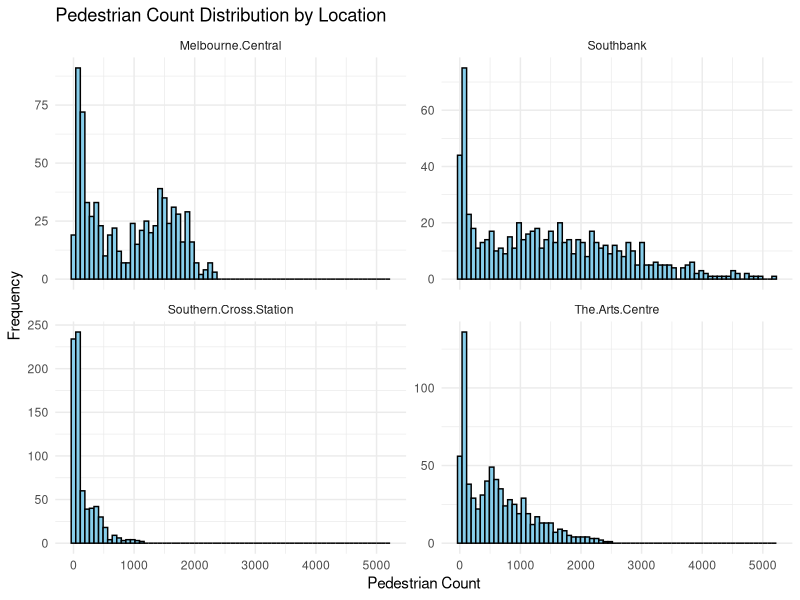
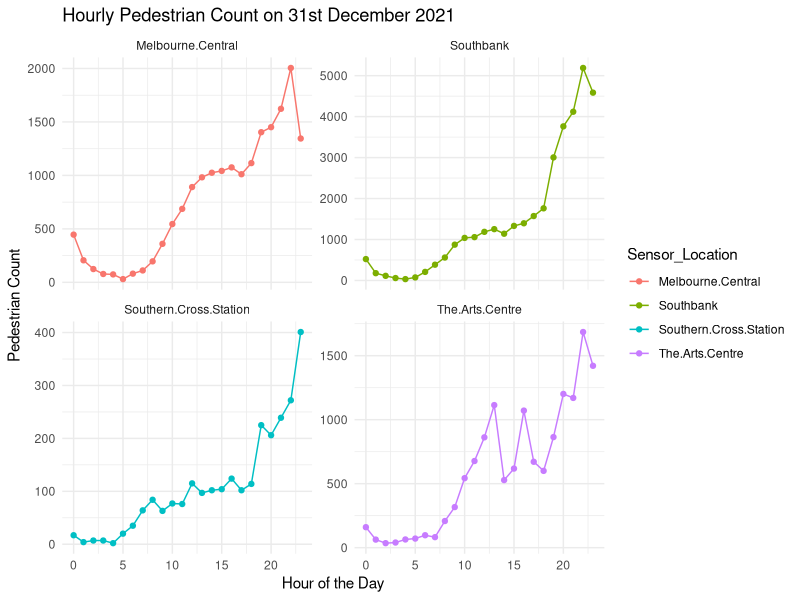

Generate these figures, in order, with R:
# Set working directory
setwd("C:/Monash/FIT3152")

# Load the given data
hourly_pedestrain_act_data_dec <- read.csv("Ped_Count_December_Long.csv")

################################################################################
################################################################################

# Basic summary of the data
summary(hourly_pedestrain_act_data_dec)
head(hourly_pedestrain_act_data_dec)
length(hourly_pedestrain_act_data_dec)
unique(hourly_pedestrain_act_data_dec$Sensor_Location)
# Install ggplot2 library
library(ggplot2)

# Histogram
# First, filter the data to only contain the 4 location
filtered_data <- hourly_pedestrain_act_data_dec[
  hourly_pedestrain_act_data_dec$Sensor_Location == "Melbourne.Central" |
    hourly_pedestrain_act_data_dec$Sensor_Location == "Southern.Cross.Station" |
    hourly_pedestrain_act_data_dec$Sensor_Location == "Southbank" |
    hourly_pedestrain_act_data_dec$Sensor_Location == "The.Arts.Centre", ]
filtered_data

# Plot the faceted histogram
ggplot(filtered_data, aes(x = Count)) + 
  geom_histogram(bins = 70, fill = "skyblue", color = "black") +  # Adjust the number of bins as needed
  facet_wrap(~ Sensor_Location, scales = "free_y") +  # Use scales = "free_y" to adjust y scales independently
  theme_minimal() + 
  labs(title = "Pedestrian Count Distribution by Location",
       x = "Pedestrian Count",
       y = "Frequency")

################################################################################
################################################################################

date_filtered_data <- hourly_pedestrain_act_data_dec[hourly_pedestrain_act_data_dec$Date == "31/12/2021",]

specific_locations_data <- date_filtered_data[
  date_filtered_data$Sensor_Location == "Melbourne.Central" |
    date_filtered_data$Sensor_Location == "Southern.Cross.Station" |
    date_filtered_data$Sensor_Location == "Southbank" |
    date_filtered_data$Sensor_Location == "The.Arts.Centre", ]

ggplot(specific_locations_data, aes(x = Hour, y = Count, group = Sensor_Location, color = Sensor_Location)) + 
  geom_line() + 
  geom_point() + # Adds points to the line plot for clarity
  facet_wrap(~ Sensor_Location, scales = "free_y") + # Separate plots for each location
  theme_minimal() +
  labs(title = "Hourly Pedestrian Count on 31st December 2021",
       x = "Hour of the Day",
       y = "Pedestrian Count")
